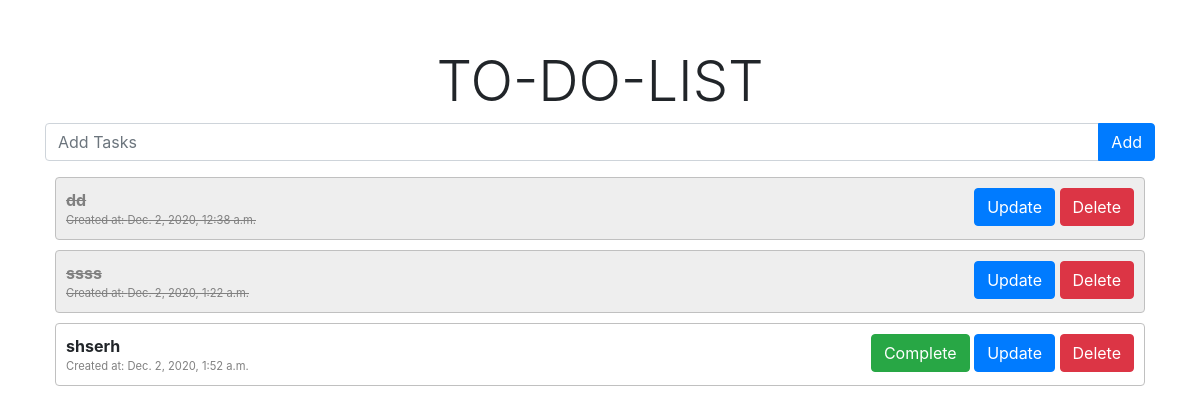
Before: / with the older database file.
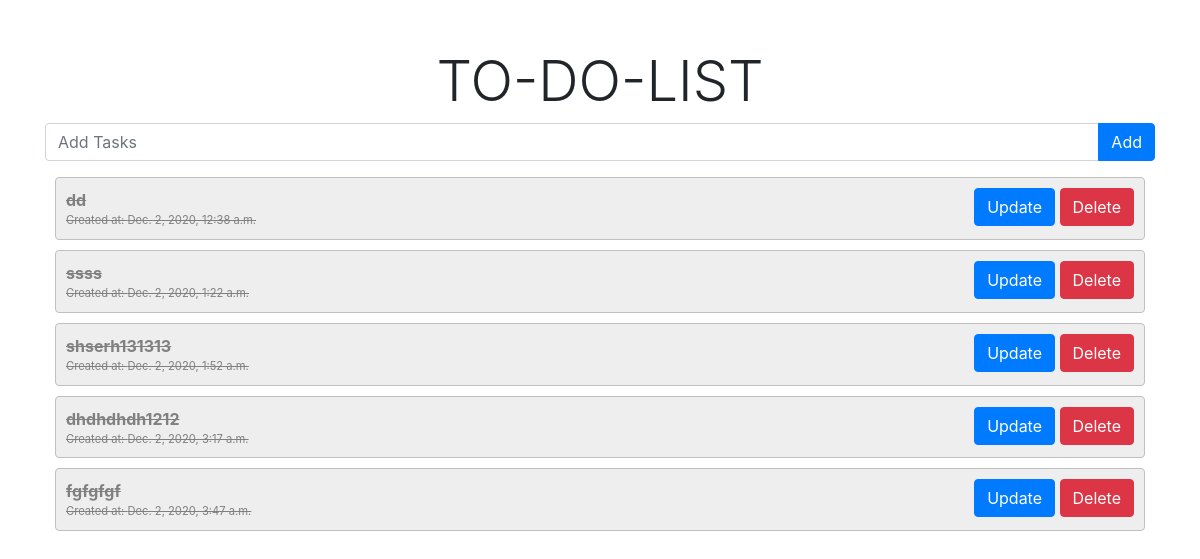
After: the same page with the newer database file.
### Todo/models.py (models this page shows)
class Task(models.Model):
    task = models.CharField(max_length=100)
    complete = models.BooleanField(default=False)
    created_at = models.DateTimeField(auto_now_add=True)

### Todo/views.py (the view)
# urls.py: path('', views.index, name='index'),
def index(request):
    tasks = Task.objects.all()
    form = TaskForm(request.POST or None)
    context = {'tasks': tasks, 'form': form}
    return render(request, 'Todo/index.html', context)

### Todo/forms.py
class TaskForm(forms.ModelForm):
    class Meta:
        model = Task
        fields = '__all__'

### templates/Todo/index.html (shortened to what this page needs)
{% extends 'Todo/base.html' %}
{% block body %}
    <form action="{% url 'add' %} " method="post">
            <div class="input-group mb-3">
                <input type="text" class="form-control" name="task" maxlength="100" required="" id="id_task"
                placeholder="Add Tasks" aria-label="Add Tasks" aria-describedby="button-add">
                <div class="input-group-append">
                    <button class="btn btn-primary" type="submit" id="button-add">Add</button>
                </div>
            </div>
    </form>
    {% for task in tasks %}
        {% if task.complete == False %}
            <div class="card1">
                <div class="row">
                    <div class="col-12 col-md-6">
                        <div class="task-name">
                            {{ task.task }}
                        </div>
                        <div class="created-at">
                            Created at: {{ task.created_at }}
                        </div>
                    </div>
                    <div class="col-12 col-md-6 ">
                        <div class="button-align">
                            <a href="{% url 'complete' task.id %}"><button class="btn btn-success">Complete</button></a>
                            <a href="{% url 'update' task.id %}"><button class="btn btn-primary">Update</button></a>
                            <a href="{% url 'delete' task.id %}"><button class="btn btn-danger">Delete</button></a>
                        </div>
                    </div>
                </div>
            </div>
        {% else %}
            <div class="card2">
                <div class="row">
                    <div class="col-12 col-md-6">
                        <div class="task-name strike-through">
                            {{ task.task }}
                        </div>
                        <div class="created-at strike-through">
                            Created at: {{ task.created_at }}
                        </div>
                    </div>
                    <div class="col-12 col-md-6 ">
                        <div class="button-align">
                            <a href="{% url 'update' task.id %}"><button class="btn btn-primary">Update</button></a>
                            <a href="{% url 'delete' task.id %}"><button class="btn btn-danger">Delete</button></a>
                        </div>
                    </div>
                </div>
            </div>
        {% endif %}
    {% endfor %}
{% endblock %}

### templates/Todo/base.html (shortened to what this page needs)
{% load static %}
<!DOCTYPE html>
<html lang="en">
<head>
    <link rel="stylesheet" href="{% static 'css/styles.css' %}">
    <link rel="stylesheet" href="https://cdn.jsdelivr.net/npm/bootstrap@4.5.3/dist/css/bootstrap.min.css"
>
    <link rel="stylesheet" href="https://cdnjs.cloudflare.com/ajax/libs/font-awesome/5.15.1/css/all.min.css">
</head>
<body>
    <div class="container ">
        <div class=" mt-5">
            <div class="display-4 justify-content-center mb-2 d-flex">TO-DO-LIST</div>
            {% block body %}
            {% endblock %}
        </div>
    </div>
</body>
</html>

### static/css/styles.css (style rules this page uses)
body { background-color: #fafafa; }
.task-name { font-weight: bold; }
.created-at { font-size: 0.7rem; color:gray; }
.card2 { border:1px solid silver; border-radius: 0.25rem; background-color: #eeeeee; margin:10px; padding: 10px; }
.strike-through { text-decoration: line-through; color:gray; }
.button-align { text-align: right; }

Changed rows visible on the page:
changed Task: complete False → True (drawn); task "shserh" → "shserh131313"
added Task: task "dhdhdhdh1212", created_at "Dec. 2, 2020, 3:17 a.m."
added Task: task "fgfgfgf", created_at "Dec. 2, 2020, 3:47 a.m."
